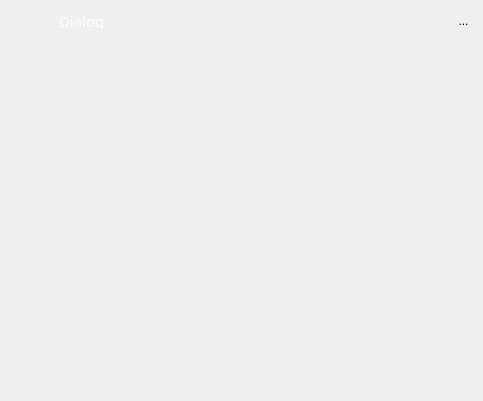
<?xml version="1.0" encoding="UTF-8"?>
<ui version="4.0">
 <class>TcShadowDialog</class>
 <widget class="QDialog" name="TcShadowDialog">
  <property name="geometry">
   <rect>
    <x>0</x>
    <y>0</y>
    <width>483</width>
    <height>401</height>
   </rect>
  </property>
  <property name="windowTitle">
   <string>Dialog</string>
  </property>
  <property name="styleSheet">
   <string notr="true">TcShadowDialog 
{
	border: 2px solid #B4C1E3;
}</string>
  </property>
  <layout class="QVBoxLayout" name="verticalLayout">
   <property name="spacing">
    <number>0</number>
   </property>
   <property name="leftMargin">
    <number>4</number>
   </property>
   <property name="topMargin">
    <number>4</number>
   </property>
   <property name="rightMargin">
    <number>4</number>
   </property>
   <property name="bottomMargin">
    <number>4</number>
   </property>
   <item>
    <widget class="QWidget" name="wndCaption" native="true">
     <property name="minimumSize">
      <size>
       <width>0</width>
       <height>34</height>
      </size>
     </property>
     <property name="maximumSize">
      <size>
       <width>16777215</width>
       <height>34</height>
      </size>
     </property>
     <property name="font">
      <font>
       <family>微软雅黑</family>
      </font>
     </property>
     <layout class="QHBoxLayout" name="wndCaptionLayout">
      <property name="leftMargin">
       <number>9</number>
      </property>
      <property name="topMargin">
       <number>0</number>
      </property>
      <property name="rightMargin">
       <number>6</number>
      </property>
      <property name="bottomMargin">
       <number>0</number>
      </property>
      <item>
       <widget class="QLabel" name="edIcon">
        <property name="minimumSize">
         <size>
          <width>40</width>
          <height>0</height>
         </size>
        </property>
        <property name="maximumSize">
         <size>
          <width>40</width>
          <height>16777215</height>
         </size>
        </property>
        <property name="text">
         <string/>
        </property>
        <property name="alignment">
         <set>Qt::AlignCenter</set>
        </property>
       </widget>
      </item>
      <item>
       <layout class="QHBoxLayout" name="horizontalLayout">
        <property name="leftMargin">
         <number>0</number>
        </property>
        <property name="topMargin">
         <number>9</number>
        </property>
        <property name="bottomMargin">
         <number>9</number>
        </property>
        <item>
         <widget class="QLabel" name="edCaption">
          <property name="font">
           <font>
            <family>微软雅黑</family>
            <pointsize>11</pointsize>
           </font>
          </property>
          <property name="styleSheet">
           <string notr="true">color: white;</string>
          </property>
          <property name="text">
           <string>Dialog</string>
          </property>
         </widget>
        </item>
       </layout>
      </item>
      <item>
       <spacer name="horizontalSpacer">
        <property name="orientation">
         <enum>Qt::Horizontal</enum>
        </property>
        <property name="sizeHint" stdset="0">
         <size>
          <width>232</width>
          <height>11</height>
         </size>
        </property>
       </spacer>
      </item>
      <item>
       <layout class="QHBoxLayout" name="horizontalLayout_2">
        <property name="leftMargin">
         <number>0</number>
        </property>
        <property name="bottomMargin">
         <number>0</number>
        </property>
        <item>
         <widget class="QToolButton" name="bnClose">
          <property name="styleSheet">
           <string notr="true">QToolButton{border: 0px} QToolButton::hover{border: 0px;background-color:#e90000; }</string>
          </property>
          <property name="text">
           <string>...</string>
          </property>
          <property name="icon">
           <iconset resource="tcShadowDialog.qrc">
            <normaloff>:/images/close.png</normaloff>:/images/close.png</iconset>
          </property>
         </widget>
        </item>
       </layout>
      </item>
     </layout>
    </widget>
   </item>
   <item>
    <widget class="QWidget" name="DialogWidget" native="true">
     <layout class="QVBoxLayout" name="DialogLayout">
      <property name="spacing">
       <number>0</number>
      </property>
      <property name="leftMargin">
       <number>0</number>
      </property>
      <property name="topMargin">
       <number>0</number>
      </property>
      <property name="rightMargin">
       <number>0</number>
      </property>
      <property name="bottomMargin">
       <number>0</number>
      </property>
     </layout>
    </widget>
   </item>
  </layout>
 </widget>
 <resources>
  <include location="tcShadowDialog.qrc"/>
 </resources>
 <connections>
  <connection>
   <sender>bnClose</sender>
   <signal>clicked(bool)</signal>
   <receiver>TcShadowDialog</receiver>
   <slot>reject()</slot>
   <hints>
    <hint type="sourcelabel">
     <x>465</x>
     <y>21</y>
    </hint>
    <hint type="destinationlabel">
     <x>241</x>
     <y>200</y>
    </hint>
   </hints>
  </connection>
 </connections>
</ui>
